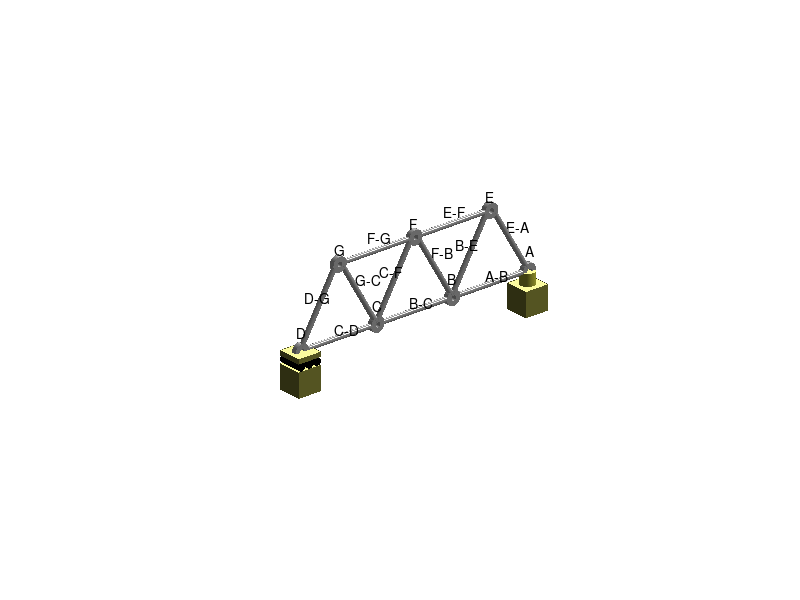

The MATLAB script that drew this image:
clear
clc
close all

ln = 30;
[xx yy zz] = cylinder([1 1], 100);
zz(2,:) = ln;
[r, c] = size(xx);
img = zeros(r, c, 3);
img = img + 0.8;
ri = 1;
ro = 3;
t = 1;
v = [ri ro ro ri ri];
u = [t t -t -t t];
facets = 500;
[cxx tth] = meshgrid(u, linspace(0,2*pi, facets));
rr = meshgrid(v, 1:facets);
cyy = rr.*cos(tth);
czz = rr.*sin(tth);
[cr, cc] = size(cxx);
cimg = zeros(cr, cc, 3);
cimg = cimg + 0.8;
% rotate beam 60 about Y axis
th = -30;
N = r * c;
A = [cosd(th) -sind(th)
     sind(th) cosd(th)];
P1(1,:) = reshape(yy-2, 1, N);
P1(2,:) = reshape(zz, 1, N);
P2 = A * P1;
rxx = xx;
ryy = reshape(P2(1,:), r, c);
rzz = reshape(P2(2,:), r, c);
zoff = ln*cosd(30)+2;
br = 'A';
bl = 'B';
t = 'E';
dy = ln+4;
fryy = ln - ryy;
for block = 1:3
    surf(xx, zz, yy, img) % line A-B / B-C / C-D
    hold on
    text(cxx(1,1), cyy(1,1)+15, czz(1,1)+3, [br '-' bl]) % txt A-B / B-C / C-D 
    if(block == 1)
        axis equal
        axis off
        xlabel('X axis')
        ylabel('Z axis')
        zlabel('Y axis')
        text(cxx(1,1), cyy(1,1)-3, czz(1,1)+7, br) % txt A
        surf(cxx, cyy-2, czz, cimg)                % plug A
    else
        surf(xx, zz-ln/2-2, yy+ln-2, img) % lines E-F / F-G
        text(cxx(1,1), cyy(1,1)+15-ln/2, czz(1,1)+ln+3, ...
                    [char(br+3) '-' char(bl+3)]) % txt E-F / F-G 
    end
    surf(cxx, cyy+32, czz, cimg)                % plug B
    surf(rxx, ryy, rzz, img)                   % line EA FB GC
    surf(rxx, fryy, rzz, img)                   % line BE CF DG
    text(cxx(1,1), cyy(1,1)+(42+ln/2)/2, czz(1,1)+5+zoff/2, ...
                                    [bl '-' t]) % txt B-E, C-F D-G
    text(cxx(1,1), cyy(1,1)+(ln/2-4)/2, czz(1,1)+5+zoff/2, ...
                                    [t '-' br]) % txt E-A, F-B G-C
    text(cxx(1,1), cyy(1,1)+32, czz(1,1)+7, bl) % txt B C D
    surf(cxx, cyy+ln/2, czz+zoff, cimg)         % plug E F G
    text(cxx(1,1), cyy(1,1)+ln/2, czz(1,1)+5+zoff, t) % txt E F G
    zz = zz + dy;
    ryy = ryy + dy;
    fryy = fryy + dy;
    cyy = cyy + dy;
    br = bl;
    bl = char(bl+1);
    t = char(t+1);
end
shading interp
material metal
N = 100;
[xx yy zz] = cylinder([1 1], N);
xx = [zeros(1,N+1); xx; zeros(1,N+1)];
yy = [zeros(1,N+1); yy; zeros(1,N+1)];
zz = [zeros(1,N+1); zz; ones(1,N+1)];
[r c] = size(xx);
img = zeros(r, c, 3);
img(:,:,1) = 0.7;
img(:,:,2) = 0.7;
img(:,:,3) = 0.2;
surf(xx*3, yy*3-2, zz*5-5, img)
cxx = [ 0  0  0  0  0
      -1 -1  1  1 -1
      -1 -1  1  1 -1
       0  0  0  0  0] * 5;      
cyy = [ 0  0  0  0  0
       1 -1 -1  1  1
       1 -1 -1  1  1
       0  0  0  0  0] * 5;      
czz = [ 1  1  1  1  1
       1  1  1  1  1
      -1 -1 -1 -1 -1
      -1 -1 -1 -1 -1] * 5;      
[r c] = size(cxx);
cimg = zeros(r, c, 3);
cimg(:,:,1) = 0.5;
cimg(:,:,2) = 0.5;
cimg(:,:,3) = 0.2;
surf(cxx, cyy-2, czz-10, cimg)
dy = 3*(ln+4);
surf(cxx, cyy+dy-2, czz-10, cimg)
czz = czz/5 
surf(cxx, cyy+dy-2, czz-1, cimg)
rxx = zz;
ryy = xx;
rzz = yy;
img(:,:,:) = 0;
surf(rxx*10-5, ryy*1.5+96.5, rzz*1.5-3.5,img)
surf(rxx*10-5, ryy*1.5+100, rzz*1.5-3.5,img)
surf(rxx*10-5, ryy*1.5+103.5, rzz*1.5-3.5,img)
shading interp
lightangle(-45, 45)
lightangle(45, 45)
view(-130, 25)
